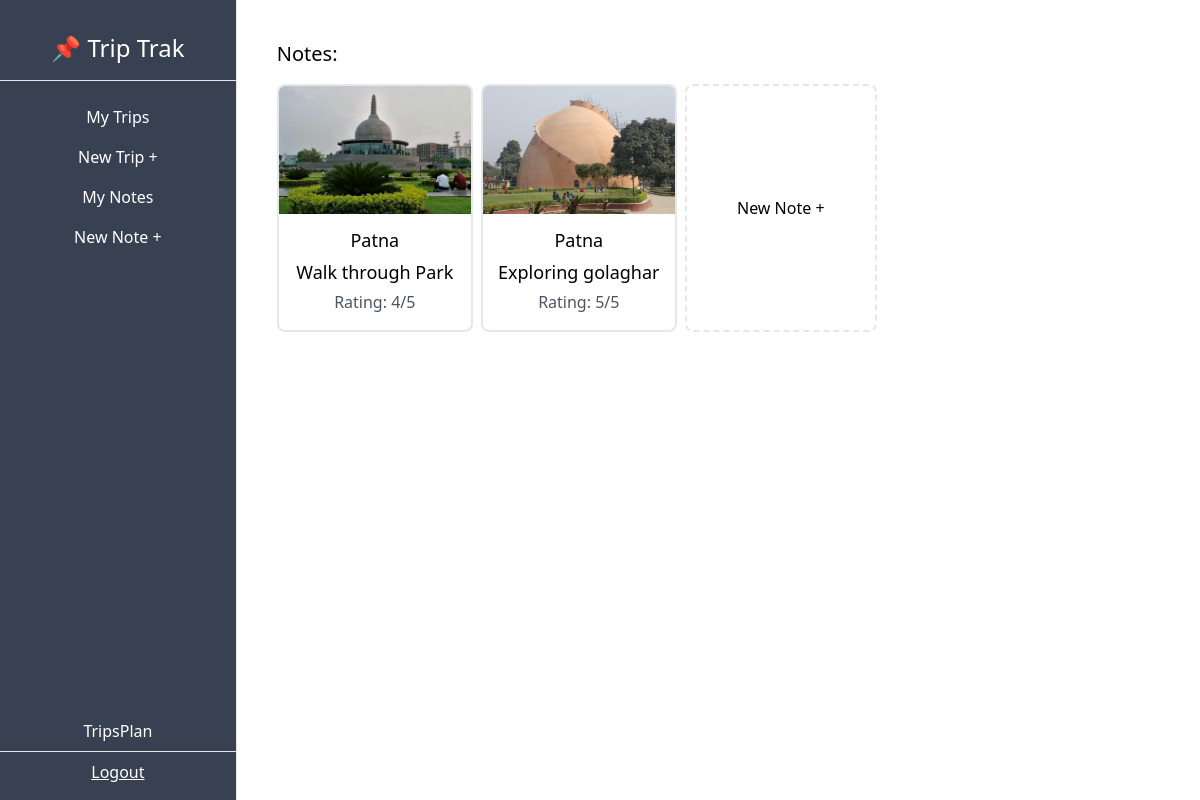
The page /dashboard/note/ (signed in) on the database its author committed.
### TripsPlan/models.py (models this page shows, shortened)
class Note(models.Model):
    EXCURSIONS = (
        ("event", "Event"),
        ("dining", "Dining"),
        ("experience", "Experience"),
        ("general", "General"),
    )
    trip = models.ForeignKey(Trip, on_delete=models.CASCADE, related_name="notes")
    name = models.CharField(max_length=100)
    description = models.TextField()
    type = models.CharField(max_length=100, choices=EXCURSIONS)
    img = models.ImageField(upload_to="notes", blank=True, null=True)
    rating = models.PositiveSmallIntegerField(default=1, validators=[MaxValueValidator(5)])

class Trip(models.Model):
    city=models.CharField(max_length=50)
    country=models.CharField(max_length=100)
    start_date=models.DateField(blank=True,null=True)
    end_date = models.DateField(blank=True, null=True)
    owner = models.ForeignKey(User, on_delete=models.CASCADE, related_name="trips")

### TripsPlan/views.py (the view)
# urls.py: path('dashboard/note/',NoteListView.as_view(),name="note-list"),
class NoteListView(ListView):
    model = Note
    def get_queryset(self):
        queryset = Note.objects.filter(trip__owner=self.request.user)
        return queryset

### TripsPlan/templates/TripsPlan/note_list.html
{% extends 'TripsPlan/_base.html' %}
{% block content %}
<h3 class="text-xl pb-4">Notes:</h3>
<div class="flex gap-2 flex-wrap">
    {% for note in object_list %}
    <a href="{% url 'note-detail' note.pk %}">
        <div class="border-2 rounded-lg pb-4 hover:shadow">
            <img class="w-48 h-32 object-cover overflow-hidden rounded-t-md" src="{{note.img.url}}" alt="{{note.name}}">
            <p class="text-center mt-3 text-lg">{{note.trip.city}}</p>
            <p class="text-center mt-1 text-lg">{{note.name}}</p>
            <p class="text-center mt-1 text-gray-600">Rating: {{note.rating}}/5</p>
        </div>
    </a>
    {% endfor %}
    <a href="{% url 'note-create' %}">
        <div class="border-2 border-dashed rounded-lg hover:shadow w-48 h-full flex justify-center items-center">
            <p class="">New Note +</p>
        </div>
    </a>
</div>
{% endblock content %}

### TripsPlan/templates/TripsPlan/_base.html (shortened to what this page needs)
<!DOCTYPE html>
<html lang="en">
    <head>
        <script src="https://cdn.tailwindcss.com"></script>
      </head>
<body>
    <div class="flex-col md:flex-row flex h-screen">
        <div class="md:h-screen bg-gray-700 text-white w-full md:w-1/4 md:max-w-xs py-2 md:pt-8 md:pb-2 flex flex-col items-center justify-start border-r">
            <div class="border-b w-full text-center pb-4 text-2xl">
                <h1>📌 Trip Trak</h1>
            </div>
            <div class="pt-4 w-full text-center">
                <ul class="flex md:flex-col justify-around px-2 md:px-0 pb-2 md:pb-0">
                    <a href="{% url 'trips-list' %}">
                        <li class="py-2 px-3 md:px-0 hover:bg-gray-600 hover:cursor-pointer">My Trips</li>
                    </a>
                    <a href="{% url 'trips-create' %}">
                        <li class="py-2 px-3 md:px-0 hover:bg-gray-600 hover:cursor-pointer">New Trip +</li>
                    </a>
                    <a href="{% url 'note-list' %}">
                        <li class="py-2 px-3 md:px-0 hover:bg-gray-600 hover:cursor-pointer">My Notes</li>
                    </a>
                    <a href="{% url 'note-create' %}">
                    <li class="py-2 px-3 md:px-0 hover:bg-gray-600 hover:cursor-pointer">New Note +</li>
                    </a>
                </ul>
            </div>
            <div class="mt-auto w-full text-center flex md:flex-col justify-evenly py-2 md:pt-0">
                <p class="">{{user.username}}</p>
                <hr class="my-2">
                <a class="underline" href="{% url 'logout' %}">
                    Logout
                </a>
            </div>
        </div>
        <div class="w-full md:w-full p-10 overflow-auto">
            {% block content %}
            {% endblock content %}
        </div>
    </div>
</body>
</html>

### rows shown on the page
Note: img (picture), trip.city "Patna", name "Walk through Park", rating "4"
Note: img (picture), trip.city "Patna", name "Exploring golaghar", rating "5"

### other values the page prints
{{ user.username }} "TripsPlan"
